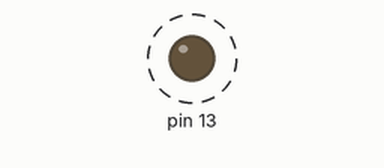
Simulated run of this sketch. Board: Arduino Uno, built with avr-gcc and run on an emulated ATmega328P. Parts: output pins drawn as LEDs (lit = HIGH). Dashed ring = blinking. What the sketch prints to the serial monitor is not drawn.

Above: at 0.2 s.
Timing chart, 0 to 3.0 s (numbered marks = the images above):
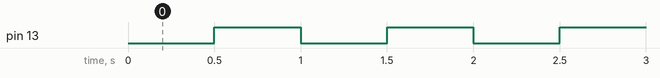

Measured:
- by itself, pin 13: alternates HIGH for 0.50 s and LOW for 0.50 s

The sketch:

heartbeat.ino
```cpp
int x = 0;

void setup() {
  Serial.begin(9600);
  pinMode(13, OUTPUT);
}

void loop() {
  delay(500);
  digitalWrite(13, HIGH);
  delay(500);
  Serial.print(x);
  Serial.println(" sec have elapsed");
  digitalWrite(13, LOW);
  x += 1;
}
```
